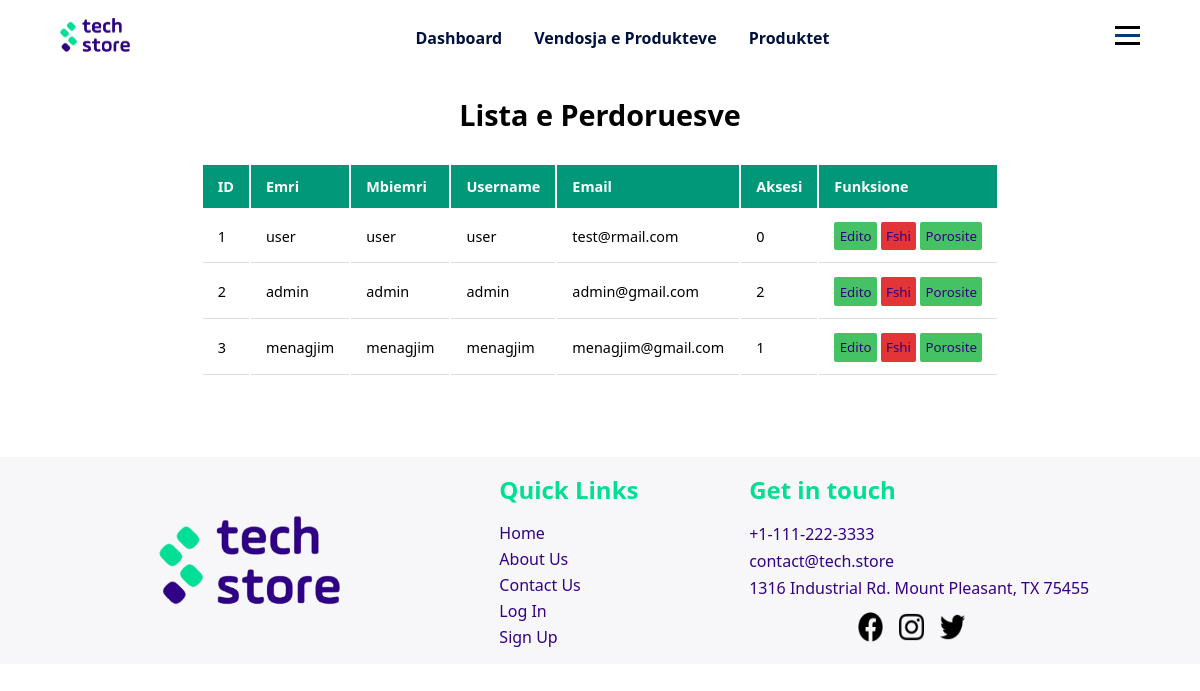
The page /php/admin/perdoruesit.php (signed in) on the database as committed earlier.
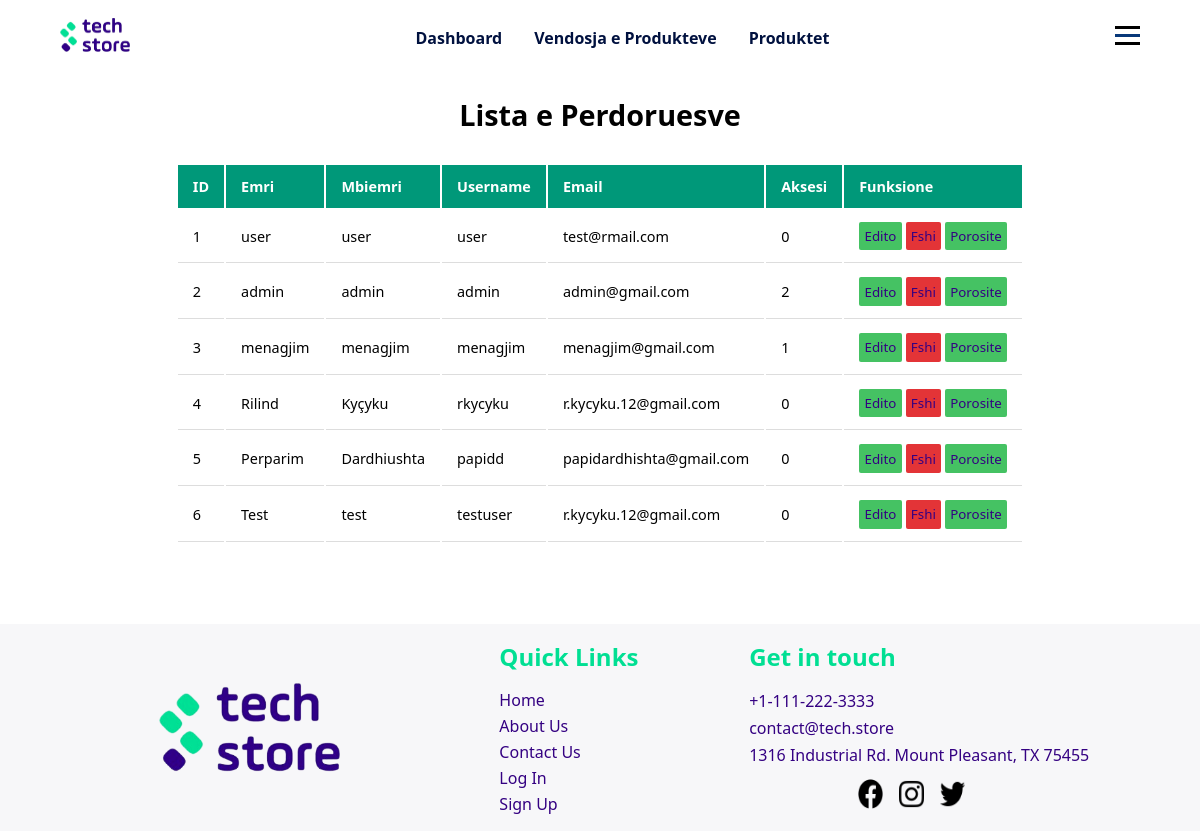
The same page on the database as committed later.
### tables this page shows
CREATE TABLE `user` (
  `userID` int(11) NOT NULL,
  `emri` varchar(20) NOT NULL,
  `mbiemri` varchar(30) DEFAULT NULL,
  `username` varchar(20) NOT NULL,
  `email` varchar(50) DEFAULT NULL,
  `password` varchar(50) NOT NULL,
  `aksesi` int(1) NOT NULL DEFAULT 0
);

### php/db/dbcon.php (called while the page is built)
<?php
class dbCon
{
    private $conn = '';
    private $hostiIDB = 'localhost';
    private $emriDB = 'techstoredb';
    private $dbUsername = 'root';
    private $dbPass = '';
    public function connDB()
    {
        try {
            $this->conn = new PDO(
                "mysql:host=$this->hostiIDB;dbname=$this->emriDB", $this->dbUsername, $this->dbPass,
                [PDO::ATTR_DEFAULT_FETCH_MODE => PDO::FETCH_ASSOC]
            );
        } catch (PDOException $pdoe) {
            die("Nuk mund të lidhej me bazën e të dhënave {$this->emriDB} :" . $pdoe->getMessage());
        }
        return $this->conn;
    }
}
?>

### php/CRUD/userCRUD.php (called while the page is built, shortened)
<?php
require_once('../db/dbcon.php');
class userCRUD extends dbCon
{
    private $dbConn;
    public function __construct($userID = '', $emri = '', $mbiemri = '', $username = '', $email = '', $password = '', $aksesi = '')
    {
        $this->dbConn = $this->connDB();
    }
    public function shfaqTeGjithePerdoruesit()
    {
        try {
            $sql = 'SELECT * from user';
            $stm = $this->dbConn->prepare($sql);
            $stm->execute();
            return $stm->fetchAll();
        } catch (Exception $e) {
            return $e->getMessage();
        }
    }
}
?>

### php/admin/perdoruesit.php (the view, shortened to what this page needs)
<?php
require_once('../CRUD/userCRUD.php');
$userCRUD = new userCRUD();
?>
<!DOCTYPE html>
<html lang="en">
<head>
  <link rel="stylesheet" href="../../css/adminDashboard.css" />
  <link rel="stylesheet" href="../../css/mesazhetStyle.css" />
</head>
<body>
  <?php include '../design/headerAdmin.php' ?>
  <div class="containerDashboardP">
    <h1>Lista e Perdoruesve</h1>
    <table>
      <tr>
        <th>ID</th>
        <th>Emri</th>
        <th>Mbiemri</th>
        <th>Username</th>
        <th>Email</th>
        <th>Aksesi</th>
        <th>Funksione</th>
      </tr>
      <?php
      $produktet = $userCRUD->shfaqTeGjithePerdoruesit();
      foreach ($produktet as $produkti) {
        echo '
            <tr>
              <td>' . $produkti['userID'] . '</td>
              <td>' . $produkti['emri'] . '</td>
              <td>' . $produkti['mbiemri'] . '</td>
              <td>' . $produkti['username'] . '</td>
              <td>' . $produkti['email'] . '</td>
              <td>' . $produkti['aksesi'] . '</td>
              <td><button class="edito"><a href="./editoProduktin.php?userID=' . $produkti['userID'] . '">Edito</a></button>
              <button class="fshij"><a href="../funksione/fshiProduktin.php?userID=' . $produkti['userID'] . '">Fshi</a></button>
              <button class="edito"><a href="../userPages/porosit.php?userID=' . $produkti['userID'] . '">Porosite</a></button></td>
            </tr>
          ';
      }
      ?>
    </table>
  </div>
  <?php
  include '../design/footerAdmin.php';
  include('../funksione/importimiScriptave.php') ?>
</body>
</html>

Rows that differ between the two databases and show on the page:
added user: userID "4", emri "Rilind", mbiemri "Kyçyku", username "rkycyku", email "r.kycyku.12@gmail.com", aksesi "0"
added user: userID "5", emri "Perparim", mbiemri "Dardhiushta", username "papidd", email "papidardhishta@gmail.com", aksesi "0"
added user: userID "6", emri "Test", mbiemri "test", username "testuser", email "r.kycyku.12@gmail.com", aksesi "0"
